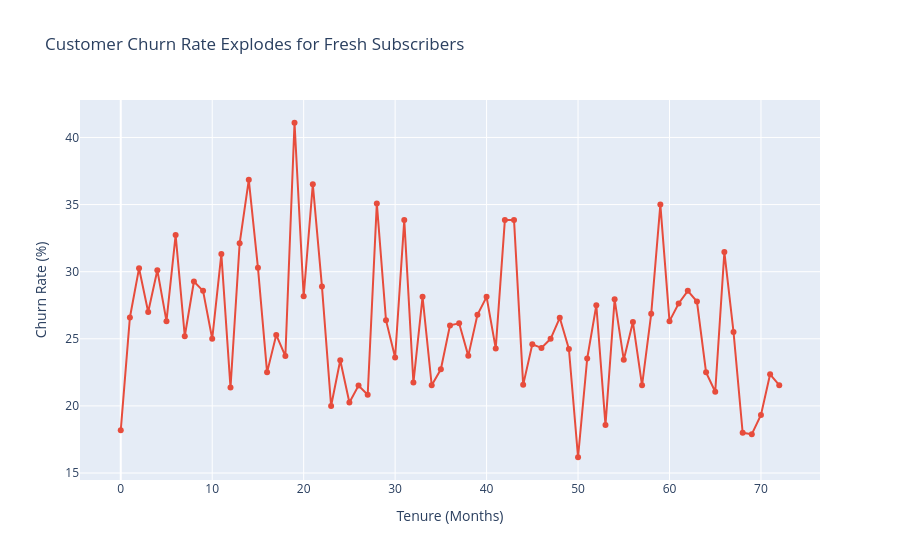
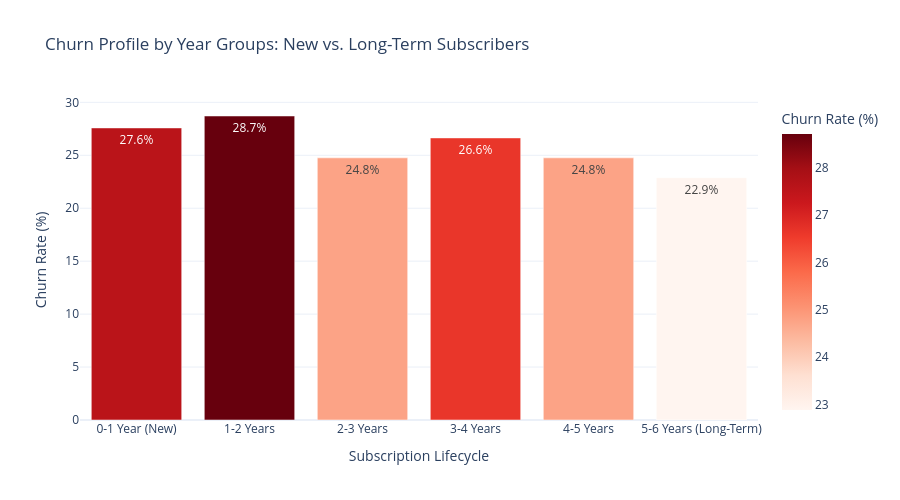

Write notebook code for charts like these, in order.
### Code cell
# Map target variable 'Churn' to a binary numeric format for mean computation
df["Churn_Numeric"] = np.where(df["churn"] == "Yes", 1, 0)

# Define Cohorts and Groupings
# Group by exact months to map the continuous drop-off line
churn_by_month = (
    df.groupby("tenure")["Churn_Numeric"].mean().reset_index()
)
churn_by_month["Churn_Rate_%"] = churn_by_month["Churn_Numeric"] * 100

# Bin tenure into yearly brackets to clearly see New vs. Long-term subscribers
bins = [0, 12, 24, 36, 48, 60, 72]
labels = [
    "0-1 Year (New)",
    "1-2 Years",
    "2-3 Years",
    "3-4 Years",
    "4-5 Years",
    "5-6 Years (Long-Term)",
]
df["Tenure_Cohort"] = pd.cut(df["tenure"], bins=bins, labels=labels, include_lowest=True)

cohort_summary = (
    df.groupby("Tenure_Cohort", observed=False)["Churn_Numeric"]
    .agg(["count", "sum", "mean"])
    .reset_index()
)
cohort_summary.rename(
    columns={"count": "Total_Customers", "sum": "Churned_Count", "mean": "Churn_Rate"},
    inplace=True,
)
cohort_summary["Churn_Rate_%"] = cohort_summary["Churn_Rate"] * 100


# Generate Visualizations Using Plotly Express

# Line Chart showing the exact month-by-month drop in Churn Rate
fig_line = px.line(
    churn_by_month,
    x="tenure",
    y="Churn_Rate_%",
    title="Customer Churn Rate Explodes for Fresh Subscribers",
    labels={"tenure": "Tenure (Months)", "Churn_Rate_%": "Churn Rate (%)"},
    markers=True,
    color_discrete_sequence=["#FF6B6B", "#4D96FF"]
)
fig_line.update_traces(line_color="#E74C3C")
fig_line.show()


# Bar Chart grouping data into clear commercial life cycles
fig_bar = px.bar(
    cohort_summary,
    x="Tenure_Cohort",
    y="Churn_Rate_%",
    title="Churn Profile by Year Groups: New vs. Long-Term Subscribers",
    labels={"Tenure_Cohort": "Subscription Lifecycle", "Churn_Rate_%": "Churn Rate (%)"},
    text=cohort_summary["Churn_Rate_%"].round(1).astype(str) + "%",
    template="plotly_white",
    color="Churn_Rate_%",
    color_continuous_scale=px.colors.sequential.Reds,
    color_discrete_sequence=["#FF6B6B", "#4D96FF"], height = 500,
)
fig_bar.update_layout(showlegend=False)

# Hide grid lines for both axes
fig.update_xaxes(showgrid=False)
fig.update_yaxes(showgrid=False)

# Hide the background by setting transparency
fig.update_layout(
    plot_bgcolor="rgba(0, 0, 0, 0)",
    paper_bgcolor="rgba(0, 0, 0, 0)"
)

fig_bar.show()

### Figure 1 — Plotly figure (JSON) as saved in the notebook; plotly's stock layout.template omitted (floating-point values rounded to 4 significant figures)
{"data": [{"hovertemplate": "Tenure (Months)=%{x}<br>Churn Rate (%)=%{y}<extra></extra>", "legendgroup": "", "line": {"color": "#E74C3C", "dash": "solid"}, "marker": {"symbol": "circle"}, "mode": "lines+markers", "name": "", "orientation": "v", "showlegend": false, "type": "scatter", "x": [0, 1, 2, 3, 4, 5, 6, 7, 8, 9, 10, 11, 12, 13, 14, 15, 16, 17, 18, 19, 20, 21, 22, 23, 24, 25, 26, 27, 28, 29, 30, 31, 32, 33, 34, 35, 36, 37, 38, 39, 40, 41, 42, 43, 44, 45, 46, 47, 48, 49, 50, 51, 52, 53, 54, 55, 56, 57, 58, 59, 60, 61, 62, 63, 64, 65, 66, 67, 68, 69, 70, 71, 72], "xaxis": "x", "y": [18.18, 26.59, 30.25, 27.0, 30.11, 26.32, 32.73, 25.19, 29.27, 28.57, 25.0, 31.31, 21.37, 32.11, 36.84, 30.3, 22.5, 25.29, 23.71, 41.1, 28.17, 36.51, 28.89, 20.0, 23.4, 20.25, 21.52, 20.83, 35.09, 26.39, 23.61, 33.85, 21.74, 28.12, 21.54, 22.73, 26.0, 26.15, 23.73, 26.79, 28.12, 24.29, 33.85, 33.85, 21.57, 24.59, 24.32, 25.0, 26.56, 24.24, 16.18, 23.53, 27.5, 18.57, 27.94, 23.44, 26.25, 21.54, 26.87, 35.0, 26.32, 27.63, 28.57, 27.78, 22.5, 21.05, 31.46, 25.51, 18.0, 17.89, 19.33, 22.35, 21.55], "yaxis": "y"}], "layout": {"legend": {"tracegroupgap": 0}, "title": {"text": "Customer Churn Rate Explodes for Fresh Subscribers"}, "xaxis": {"anchor": "y", "domain": [0, 1], "title": {"text": "Tenure (Months)"}}, "yaxis": {"anchor": "x", "domain": [0, 1], "title": {"text": "Churn Rate (%)"}}}}

### Figure 2 — Plotly figure (JSON) as saved in the notebook; plotly's stock layout.template omitted (floating-point values rounded to 4 significant figures)
{"data": [{"hovertemplate": "Subscription Lifecycle=%{x}<br>Churn Rate (%)=%{marker.color}<br>text=%{text}<extra></extra>", "legendgroup": "", "marker": {"color": [27.58, 28.71, 24.76, 26.64, 24.76, 22.89], "coloraxis": "coloraxis", "pattern": {"shape": ""}}, "name": "", "orientation": "v", "showlegend": false, "text": ["27.6%", "28.7%", "24.8%", "26.6%", "24.8%", "22.9%"], "textposition": "auto", "type": "bar", "x": ["0-1 Year (New)", "1-2 Years", "2-3 Years", "3-4 Years", "4-5 Years", "5-6 Years (Long-Term)"], "xaxis": "x", "y": [27.58, 28.71, 24.76, 26.64, 24.76, 22.89], "yaxis": "y"}], "layout": {"barmode": "relative", "coloraxis": {"colorbar": {"title": {"text": "Churn Rate (%)"}}, "colorscale": [[0, "rgb(255,245,240)"], [0.125, "rgb(254,224,210)"], [0.25, "rgb(252,187,161)"], [0.375, "rgb(252,146,114)"], [0.5, "rgb(251,106,74)"], [0.625, "rgb(239,59,44)"], [0.75, "rgb(203,24,29)"], [0.875, "rgb(165,15,21)"], [1, "rgb(103,0,13)"]]}, "height": 500, "legend": {"tracegroupgap": 0}, "showlegend": false, "title": {"text": "Churn Profile by Year Groups: New vs. Long-Term Subscribers"}, "xaxis": {"anchor": "y", "domain": [0, 1], "title": {"text": "Subscription Lifecycle"}}, "yaxis": {"anchor": "x", "domain": [0, 1], "title": {"text": "Churn Rate (%)"}}}}
